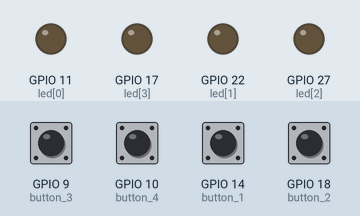
This program was run on a simulated Raspberry Pi (BCM pin numbers). On the bench: output pins drawn as LEDs (lit = HIGH). The test bench sets the inputs (shaded band); at power-on: GPIO 9 (button_3), GPIO 10 (button_4), GPIO 14 (button_1), GPIO 18 (button_2) HIGH. Sound played through the audio output is not drawn and takes no time.

Above: at 1.2 s.
1.3 s: GPIO 9 (button_3) pulled LOW for 0.15 s
At 1.8 s:
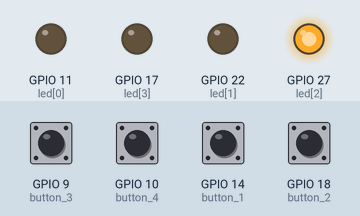
2.9 s: GPIO 10 (button_4) pulled LOW for 0.15 s
At 3.3 s:
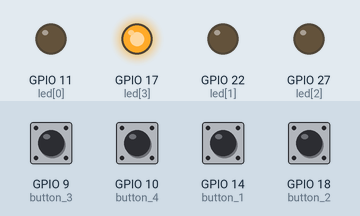
4.5 s: GPIO 14 (button_1) pulled LOW for 0.15 s
At 5.7 s:
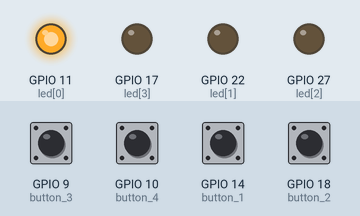
6.1 s: GPIO 18 (button_2) pulled LOW for 0.15 s
At 6.9 s:
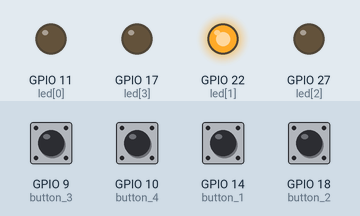
7.7 s: GPIO 9 (button_3) pulled LOW for 1 s
At 8.1 s:
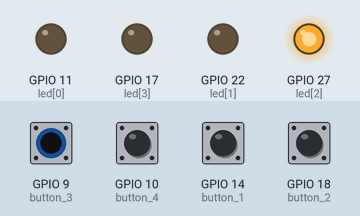
10.2 s: GPIO 10 (button_4) pulled LOW for 1 s
At 11.2 s:
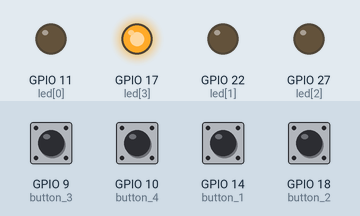
Timing chart, 0 to 13.2 s (numbered marks = the images above; inputs shaded):
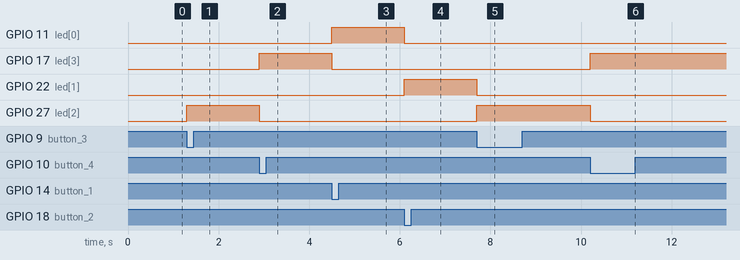

The program:

musicbox.py
```python
import pygame
from gpiozero import Button, LEDBoard
from signal import pause

pygame.init()

button_1 = Button(14)
button_2 = Button(18)
button_3 = Button(9)
button_4 = Button(10)

led = LEDBoard(11,22,27,17)


sound1 = pygame.mixer.Sound('samples/drum_tom_mid_hard.wav')
sound2 = pygame.mixer.Sound('samples/drum_splash_hard.wav')
sound3 = pygame.mixer.Sound('samples/drum_cowbell.wav')
sound4 = pygame.mixer.Sound('samples/drum_cymbal_closed.wav')


button_1.when_pressed = sound1.play
button_2.when_pressed = sound2.play
button_3.when_pressed = sound3.play
button_4.when_pressed = sound4.play

def button_1_on() :
    led.value = (1,0,0,0)

def button_2_on() :
     led.value = (0,1,0,0)

def button_3_on() :
     led.value = (0,0,1,0)

def button_4_on() :
     led.value = (0,0,0,1)


while True:
    if button_1.is_pressed:
          button_1_on()

    if button_2.is_pressed:
      button_2_on()

    if button_3.is_pressed:
      button_3_on()

    if button_4.is_pressed:
      button_4_on()
```

Measured:
- after the input at 1.3 s, GPIO 27 (led[2]): LOW → HIGH at once
- after the input at 2.9 s, GPIO 17 (led[3]): LOW → HIGH at once; GPIO 27 (led[2]): HIGH → LOW at once
- after the input at 4.5 s, GPIO 11 (led[0]): LOW → HIGH at once; GPIO 17 (led[3]): HIGH → LOW at once
- after the input at 6.1 s, GPIO 11 (led[0]): HIGH → LOW at once; GPIO 22 (led[1]): LOW → HIGH at once
- after the input at 7.7 s, GPIO 22 (led[1]): HIGH → LOW at once; GPIO 27 (led[2]): LOW → HIGH at once
- after the input at 10.2 s, GPIO 17 (led[3]): LOW → HIGH at once; GPIO 27 (led[2]): HIGH → LOW at once
